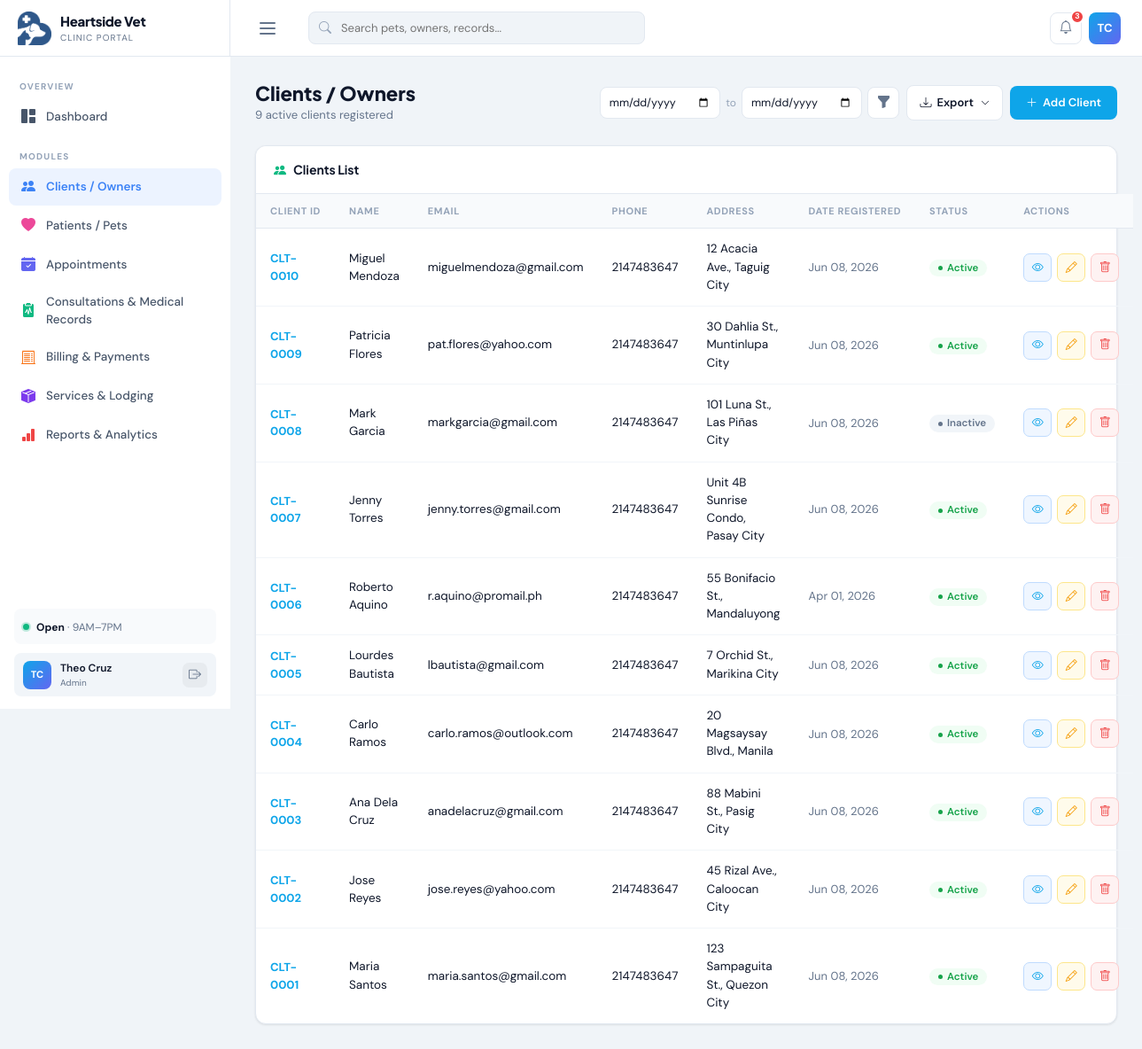
The page /clients.php (signed in) on the database its author committed.
### tables this page shows
CREATE TABLE `clients` (
  `ClientID` int(11) NOT NULL,
  `FirstName` varchar(100) NOT NULL,
  `LastName` varchar(100) NOT NULL,
  `Email` varchar(150) NOT NULL,
  `Phone` int(11) NOT NULL,
  `Address` text NOT NULL,
  `IsActive` tinyint(1) NOT NULL DEFAULT 1,
  `IsDeleted` tinyint(1) NOT NULL DEFAULT 0,
  `CreatedAt` datetime NOT NULL DEFAULT current_timestamp(),
  `UpdatedAt` datetime NOT NULL DEFAULT current_timestamp() ON UPDATE current_timestamp()
);

### clients.php (the view, shortened to what this page needs)
<?php
include('dbconnect.php');
include('header.php');
$totalClients = $conn->query("SELECT COUNT(*) FROM clients WHERE IsActive=1 AND IsDeleted=0")->fetch_row()[0];
$dateFrom = $_GET['date_from'] ?? '';
$dateTo   = $_GET['date_to']   ?? '';
$dateSql  = '';
?>
<div class="page-header">
    <div class="page-header-left">
        <h1>Clients / Owners</h1>
        <p><?= $totalClients ?> active clients registered</p>
    </div>
    <div class="page-header-actions">
        <form method="get" class="date-filter-form">
            <input type="date" name="date_from" value="<?= htmlspecialchars($dateFrom) ?>" class="date-filter-input" title="Date registered from">
            <span class="date-filter-sep">to</span>
            <input type="date" name="date_to" value="<?= htmlspecialchars($dateTo) ?>" class="date-filter-input" title="Date registered to">
            <button type="submit" class="btn-date-filter" title="Filter by date registered"><i class="bi bi-funnel-fill"></i></button>
        </form>
        <div class="export-dropdown-wrap">
            <button class="btn-export" onclick="toggleExportMenu('exportMenuClients',this)">
                <i class="bi bi-download"></i> Export <i class="bi bi-chevron-down chevron"></i>
            </button>
        </div>
        <button class="btn-main btn-teal" data-bs-toggle="modal" data-bs-target="#clientModal" onclick="openAdd()"><i class="bi bi-plus-lg"></i> Add Client</button></div>
</div>
<div class="card">
<div class="card-header"><span class="card-header-title"><i class="bi bi-people-fill me-2" style="color:#10b981;"></i>Clients List</span></div>    <div class="card-body p-0">
        <table class="modern-table">
            <thead>
                <tr>
                    <th>Client ID</th>
                    <th>Name</th>
                    <th>Email</th>
                    <th>Phone</th>
                    <th>Address</th>
                    <th>Date Registered</th>
                    <th>Status</th>
                    <th>Actions</th>
                </tr>
            </thead>
            <tbody>
                <?php
                $res = $conn->query("SELECT * FROM clients WHERE IsDeleted = 0 $dateSql ORDER BY ClientID DESC");
                $highlightID = isset($_GET['highlight']) ? intval($_GET['highlight']) : 0;
                while ($row = $res->fetch_assoc()): $formattedId = 'CLT-' . sprintf('%04d', $row['ClientID']);
                ?>
                    <tr id="row-cln-<?= $row['ClientID'] ?>" class="<?= ($highlightID && $highlightID==$row['ClientID']) ? 'search-highlight-row' : '' ?>">
                        <td><div style="font-weight:700; font-size:13px; color:var(--teal);"><?= $formattedId ?></div></td>
                        <td><?= htmlspecialchars($row['FirstName'] . ' ' . $row['LastName']) ?></td>
                        <td><?= htmlspecialchars($row['Email']) ?></td>
                        <td><?= htmlspecialchars($row['Phone']) ?></td>
                        <td><?= htmlspecialchars($row['Address']) ?></td>
                        <td style="font-size:13px; color:var(--muted);">
                            <?= $row['CreatedAt'] ? date('M d, Y', strtotime($row['CreatedAt'])) : '—' ?>
                        </td>
                        <td><?= $row['IsActive'] ? '<span class="badge-modern badge-active">Active</span>' : '<span class="badge-modern badge-inactive">Inactive</span>' ?></td>
                        <td>
                            <div style="display:flex; gap:6px;">
                                <button class="btn-icon btn-icon-view" onclick="viewClient(<?= htmlspecialchars(json_encode($row)) ?>)" title="View Details"><i class="bi bi-eye"></i></button>
                                <button class="btn-icon btn-icon-edit" onclick="openEdit(<?= htmlspecialchars(json_encode($row)) ?>)" title="Edit"><i class="bi bi-pencil"></i></button>
                                <a href="clients.php?delete=<?= $row['ClientID'] ?>" class="btn-icon btn-icon-delete" title="Remove" onclick="return confirm('Remove this client?')"><i class="bi bi-trash"></i></a>
                            </div>
                        </td>
                    </tr>
                <?php endwhile; ?>
            </tbody>
        </table>
    </div>
</div>
<?php include('footer.php'); ?>

### rows shown on the page
clients: ClientID "CLT-0010", FirstName+LastName "Miguel Mendoza", Email "miguelmendoza@gmail.com", Phone "2147483647", Address "12 Acacia Ave., Taguig City", CreatedAt "Jun 08, 2026", IsActive "Active"
clients: ClientID "CLT-0009", FirstName+LastName "Patricia Flores", Email "pat.flores@yahoo.com", Phone "2147483647", Address "30 Dahlia St., Muntinlupa City", CreatedAt "Jun 08, 2026", IsActive "Active"
clients: ClientID "CLT-0008", FirstName+LastName "Mark Garcia", Email "markgarcia@gmail.com", Phone "2147483647", Address "101 Luna St., Las Piñas City", CreatedAt "Jun 08, 2026", IsActive "Inactive"
clients: ClientID "CLT-0007", FirstName+LastName "Jenny Torres", Email "jenny.torres@gmail.com", Phone "2147483647", Address "Unit 4B Sunrise Condo, Pasay City", CreatedAt "Jun 08, 2026", IsActive "Active"
clients: ClientID "CLT-0006", FirstName+LastName "Roberto Aquino", Email "r.aquino@promail.ph", Phone "2147483647", Address "55 Bonifacio St., Mandaluyong", CreatedAt "Apr 01, 2026", IsActive "Active"
clients: ClientID "CLT-0005", FirstName+LastName "Lourdes Bautista", Email "lbautista@gmail.com", Phone "2147483647", Address "7 Orchid St., Marikina City", CreatedAt "Jun 08, 2026", IsActive "Active"
clients: ClientID "CLT-0004", FirstName+LastName "Carlo Ramos", Email "carlo.ramos@outlook.com", Phone "2147483647", Address "20 Magsaysay Blvd., Manila", CreatedAt "Jun 08, 2026", IsActive "Active"
clients: ClientID "CLT-0003", FirstName+LastName "Ana Dela Cruz", Email "anadelacruz@gmail.com", Phone "2147483647", Address "88 Mabini St., Pasig City", CreatedAt "Jun 08, 2026", IsActive "Active"
clients: ClientID "CLT-0002", FirstName+LastName "Jose Reyes", Email "jose.reyes@yahoo.com", Phone "2147483647", Address "45 Rizal Ave., Caloocan City", CreatedAt "Jun 08, 2026", IsActive "Active"
clients: ClientID "CLT-0001", FirstName+LastName "Maria Santos", Email "maria.santos@gmail.com", Phone "2147483647", Address "123 Sampaguita St., Quezon City", CreatedAt "Jun 08, 2026", IsActive "Active"

### other values the page prints
$userInitials "TC"
$userName "Theo Cruz"
$userRole "Admin"
$totalClients "9"
